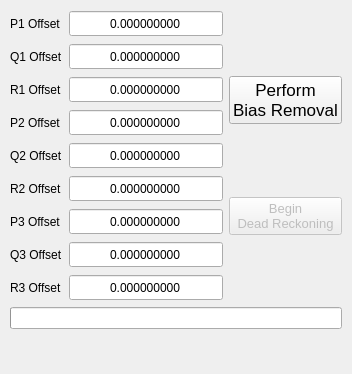
<?xml version="1.0" encoding="UTF-8"?>
<ui version="4.0">
 <class>bias_removal_form</class>
 <widget class="QWidget" name="bias_removal_form">
  <property name="geometry">
   <rect>
    <x>0</x>
    <y>0</y>
    <width>352</width>
    <height>374</height>
   </rect>
  </property>
  <property name="sizePolicy">
   <sizepolicy hsizetype="MinimumExpanding" vsizetype="MinimumExpanding">
    <horstretch>0</horstretch>
    <verstretch>0</verstretch>
   </sizepolicy>
  </property>
  <property name="minimumSize">
   <size>
    <width>352</width>
    <height>374</height>
   </size>
  </property>
  <property name="windowTitle">
   <string>Form</string>
  </property>
  <widget class="QWidget" name="">
   <property name="geometry">
    <rect>
     <x>10</x>
     <y>10</y>
     <width>332</width>
     <height>319</height>
    </rect>
   </property>
   <layout class="QVBoxLayout" name="verticalLayout_2">
    <item>
     <layout class="QHBoxLayout" name="horizontalLayout">
      <item>
       <layout class="QFormLayout" name="formLayout">
        <item row="0" column="0">
         <widget class="QLabel" name="label">
          <property name="enabled">
           <bool>true</bool>
          </property>
          <property name="sizePolicy">
           <sizepolicy hsizetype="MinimumExpanding" vsizetype="MinimumExpanding">
            <horstretch>0</horstretch>
            <verstretch>0</verstretch>
           </sizepolicy>
          </property>
          <property name="text">
           <string>P1 Offset</string>
          </property>
         </widget>
        </item>
        <item row="0" column="1">
         <widget class="QDoubleSpinBox" name="p1_offset_spinbox">
          <property name="sizePolicy">
           <sizepolicy hsizetype="MinimumExpanding" vsizetype="MinimumExpanding">
            <horstretch>0</horstretch>
            <verstretch>0</verstretch>
           </sizepolicy>
          </property>
          <property name="frame">
           <bool>true</bool>
          </property>
          <property name="alignment">
           <set>Qt::AlignCenter</set>
          </property>
          <property name="readOnly">
           <bool>true</bool>
          </property>
          <property name="buttonSymbols">
           <enum>QAbstractSpinBox::NoButtons</enum>
          </property>
          <property name="decimals">
           <number>9</number>
          </property>
          <property name="minimum">
           <double>-99.989999999999995</double>
          </property>
         </widget>
        </item>
        <item row="1" column="0">
         <widget class="QLabel" name="label_2">
          <property name="sizePolicy">
           <sizepolicy hsizetype="MinimumExpanding" vsizetype="MinimumExpanding">
            <horstretch>0</horstretch>
            <verstretch>0</verstretch>
           </sizepolicy>
          </property>
          <property name="text">
           <string>Q1 Offset</string>
          </property>
         </widget>
        </item>
        <item row="1" column="1">
         <widget class="QDoubleSpinBox" name="q1_offset_spinbox">
          <property name="sizePolicy">
           <sizepolicy hsizetype="MinimumExpanding" vsizetype="MinimumExpanding">
            <horstretch>0</horstretch>
            <verstretch>0</verstretch>
           </sizepolicy>
          </property>
          <property name="frame">
           <bool>true</bool>
          </property>
          <property name="alignment">
           <set>Qt::AlignCenter</set>
          </property>
          <property name="readOnly">
           <bool>true</bool>
          </property>
          <property name="buttonSymbols">
           <enum>QAbstractSpinBox::NoButtons</enum>
          </property>
          <property name="decimals">
           <number>9</number>
          </property>
          <property name="minimum">
           <double>-99.000000000000000</double>
          </property>
         </widget>
        </item>
        <item row="2" column="0">
         <widget class="QLabel" name="label_3">
          <property name="sizePolicy">
           <sizepolicy hsizetype="MinimumExpanding" vsizetype="MinimumExpanding">
            <horstretch>0</horstretch>
            <verstretch>0</verstretch>
           </sizepolicy>
          </property>
          <property name="text">
           <string>R1 Offset</string>
          </property>
         </widget>
        </item>
        <item row="2" column="1">
         <widget class="QDoubleSpinBox" name="r1_offset_spinbox">
          <property name="sizePolicy">
           <sizepolicy hsizetype="MinimumExpanding" vsizetype="MinimumExpanding">
            <horstretch>0</horstretch>
            <verstretch>0</verstretch>
           </sizepolicy>
          </property>
          <property name="frame">
           <bool>true</bool>
          </property>
          <property name="alignment">
           <set>Qt::AlignCenter</set>
          </property>
          <property name="readOnly">
           <bool>true</bool>
          </property>
          <property name="buttonSymbols">
           <enum>QAbstractSpinBox::NoButtons</enum>
          </property>
          <property name="decimals">
           <number>9</number>
          </property>
          <property name="minimum">
           <double>-99.000000000000000</double>
          </property>
         </widget>
        </item>
        <item row="3" column="0">
         <widget class="QLabel" name="label_4">
          <property name="sizePolicy">
           <sizepolicy hsizetype="MinimumExpanding" vsizetype="MinimumExpanding">
            <horstretch>0</horstretch>
            <verstretch>0</verstretch>
           </sizepolicy>
          </property>
          <property name="text">
           <string>P2 Offset</string>
          </property>
         </widget>
        </item>
        <item row="3" column="1">
         <widget class="QDoubleSpinBox" name="p2_offset_spinbox">
          <property name="sizePolicy">
           <sizepolicy hsizetype="MinimumExpanding" vsizetype="MinimumExpanding">
            <horstretch>0</horstretch>
            <verstretch>0</verstretch>
           </sizepolicy>
          </property>
          <property name="frame">
           <bool>true</bool>
          </property>
          <property name="alignment">
           <set>Qt::AlignCenter</set>
          </property>
          <property name="readOnly">
           <bool>true</bool>
          </property>
          <property name="buttonSymbols">
           <enum>QAbstractSpinBox::NoButtons</enum>
          </property>
          <property name="decimals">
           <number>9</number>
          </property>
          <property name="minimum">
           <double>-99.000000000000000</double>
          </property>
         </widget>
        </item>
        <item row="4" column="0">
         <widget class="QLabel" name="label_5">
          <property name="sizePolicy">
           <sizepolicy hsizetype="MinimumExpanding" vsizetype="MinimumExpanding">
            <horstretch>0</horstretch>
            <verstretch>0</verstretch>
           </sizepolicy>
          </property>
          <property name="text">
           <string>Q2 Offset</string>
          </property>
         </widget>
        </item>
        <item row="4" column="1">
         <widget class="QDoubleSpinBox" name="q2_offset_spinbox">
          <property name="sizePolicy">
           <sizepolicy hsizetype="MinimumExpanding" vsizetype="MinimumExpanding">
            <horstretch>0</horstretch>
            <verstretch>0</verstretch>
           </sizepolicy>
          </property>
          <property name="frame">
           <bool>true</bool>
          </property>
          <property name="alignment">
           <set>Qt::AlignCenter</set>
          </property>
          <property name="readOnly">
           <bool>true</bool>
          </property>
          <property name="buttonSymbols">
           <enum>QAbstractSpinBox::NoButtons</enum>
          </property>
          <property name="decimals">
           <number>9</number>
          </property>
          <property name="minimum">
           <double>-99.000000000000000</double>
          </property>
         </widget>
        </item>
        <item row="5" column="0">
         <widget class="QLabel" name="label_6">
          <property name="sizePolicy">
           <sizepolicy hsizetype="MinimumExpanding" vsizetype="MinimumExpanding">
            <horstretch>0</horstretch>
            <verstretch>0</verstretch>
           </sizepolicy>
          </property>
          <property name="text">
           <string>R2 Offset</string>
          </property>
         </widget>
        </item>
        <item row="5" column="1">
         <widget class="QDoubleSpinBox" name="r2_offset_spinbox">
          <property name="sizePolicy">
           <sizepolicy hsizetype="MinimumExpanding" vsizetype="MinimumExpanding">
            <horstretch>0</horstretch>
            <verstretch>0</verstretch>
           </sizepolicy>
          </property>
          <property name="frame">
           <bool>true</bool>
          </property>
          <property name="alignment">
           <set>Qt::AlignCenter</set>
          </property>
          <property name="readOnly">
           <bool>true</bool>
          </property>
          <property name="buttonSymbols">
           <enum>QAbstractSpinBox::NoButtons</enum>
          </property>
          <property name="decimals">
           <number>9</number>
          </property>
          <property name="minimum">
           <double>-99.000000000000000</double>
          </property>
         </widget>
        </item>
        <item row="6" column="0">
         <widget class="QLabel" name="label_7">
          <property name="sizePolicy">
           <sizepolicy hsizetype="MinimumExpanding" vsizetype="MinimumExpanding">
            <horstretch>0</horstretch>
            <verstretch>0</verstretch>
           </sizepolicy>
          </property>
          <property name="text">
           <string>P3 Offset</string>
          </property>
         </widget>
        </item>
        <item row="6" column="1">
         <widget class="QDoubleSpinBox" name="p3_offset_spinbox">
          <property name="sizePolicy">
           <sizepolicy hsizetype="MinimumExpanding" vsizetype="MinimumExpanding">
            <horstretch>0</horstretch>
            <verstretch>0</verstretch>
           </sizepolicy>
          </property>
          <property name="frame">
           <bool>true</bool>
          </property>
          <property name="alignment">
           <set>Qt::AlignCenter</set>
          </property>
          <property name="readOnly">
           <bool>true</bool>
          </property>
          <property name="buttonSymbols">
           <enum>QAbstractSpinBox::NoButtons</enum>
          </property>
          <property name="decimals">
           <number>9</number>
          </property>
          <property name="minimum">
           <double>-99.000000000000000</double>
          </property>
         </widget>
        </item>
        <item row="7" column="0">
         <widget class="QLabel" name="label_8">
          <property name="sizePolicy">
           <sizepolicy hsizetype="MinimumExpanding" vsizetype="MinimumExpanding">
            <horstretch>0</horstretch>
            <verstretch>0</verstretch>
           </sizepolicy>
          </property>
          <property name="text">
           <string>Q3 Offset</string>
          </property>
         </widget>
        </item>
        <item row="7" column="1">
         <widget class="QDoubleSpinBox" name="q3_offset_spinbox">
          <property name="sizePolicy">
           <sizepolicy hsizetype="MinimumExpanding" vsizetype="MinimumExpanding">
            <horstretch>0</horstretch>
            <verstretch>0</verstretch>
           </sizepolicy>
          </property>
          <property name="frame">
           <bool>true</bool>
          </property>
          <property name="alignment">
           <set>Qt::AlignCenter</set>
          </property>
          <property name="readOnly">
           <bool>true</bool>
          </property>
          <property name="buttonSymbols">
           <enum>QAbstractSpinBox::NoButtons</enum>
          </property>
          <property name="decimals">
           <number>9</number>
          </property>
          <property name="minimum">
           <double>-99.000000000000000</double>
          </property>
         </widget>
        </item>
        <item row="8" column="0">
         <widget class="QLabel" name="label_9">
          <property name="sizePolicy">
           <sizepolicy hsizetype="MinimumExpanding" vsizetype="MinimumExpanding">
            <horstretch>0</horstretch>
            <verstretch>0</verstretch>
           </sizepolicy>
          </property>
          <property name="text">
           <string>R3 Offset</string>
          </property>
         </widget>
        </item>
        <item row="8" column="1">
         <widget class="QDoubleSpinBox" name="r3_offset_spinbox">
          <property name="sizePolicy">
           <sizepolicy hsizetype="MinimumExpanding" vsizetype="MinimumExpanding">
            <horstretch>0</horstretch>
            <verstretch>0</verstretch>
           </sizepolicy>
          </property>
          <property name="frame">
           <bool>true</bool>
          </property>
          <property name="alignment">
           <set>Qt::AlignCenter</set>
          </property>
          <property name="readOnly">
           <bool>true</bool>
          </property>
          <property name="buttonSymbols">
           <enum>QAbstractSpinBox::NoButtons</enum>
          </property>
          <property name="decimals">
           <number>9</number>
          </property>
          <property name="minimum">
           <double>-99.000000000000000</double>
          </property>
         </widget>
        </item>
       </layout>
      </item>
      <item>
       <layout class="QVBoxLayout" name="verticalLayout">
        <item>
         <spacer name="verticalSpacer_2">
          <property name="orientation">
           <enum>Qt::Vertical</enum>
          </property>
          <property name="sizeHint" stdset="0">
           <size>
            <width>20</width>
            <height>40</height>
           </size>
          </property>
         </spacer>
        </item>
        <item>
         <widget class="QPushButton" name="perform_bias_removal_button">
          <property name="font">
           <font>
            <pointsize>13</pointsize>
           </font>
          </property>
          <property name="text">
           <string>Perform
Bias Removal</string>
          </property>
         </widget>
        </item>
        <item>
         <spacer name="verticalSpacer">
          <property name="orientation">
           <enum>Qt::Vertical</enum>
          </property>
          <property name="sizeHint" stdset="0">
           <size>
            <width>20</width>
            <height>40</height>
           </size>
          </property>
         </spacer>
        </item>
        <item>
         <widget class="QPushButton" name="begin_dead_reckoning_button">
          <property name="enabled">
           <bool>false</bool>
          </property>
          <property name="font">
           <font>
            <pointsize>10</pointsize>
           </font>
          </property>
          <property name="text">
           <string>Begin
Dead Reckoning</string>
          </property>
         </widget>
        </item>
        <item>
         <spacer name="verticalSpacer_3">
          <property name="orientation">
           <enum>Qt::Vertical</enum>
          </property>
          <property name="sizeHint" stdset="0">
           <size>
            <width>20</width>
            <height>40</height>
           </size>
          </property>
         </spacer>
        </item>
       </layout>
      </item>
     </layout>
    </item>
    <item>
     <widget class="QProgressBar" name="progressBar">
      <property name="sizePolicy">
       <sizepolicy hsizetype="MinimumExpanding" vsizetype="Fixed">
        <horstretch>0</horstretch>
        <verstretch>0</verstretch>
       </sizepolicy>
      </property>
      <property name="value">
       <number>0</number>
      </property>
      <property name="textVisible">
       <bool>false</bool>
      </property>
      <property name="orientation">
       <enum>Qt::Horizontal</enum>
      </property>
      <property name="invertedAppearance">
       <bool>false</bool>
      </property>
     </widget>
    </item>
   </layout>
  </widget>
 </widget>
 <resources/>
 <connections/>
</ui>
